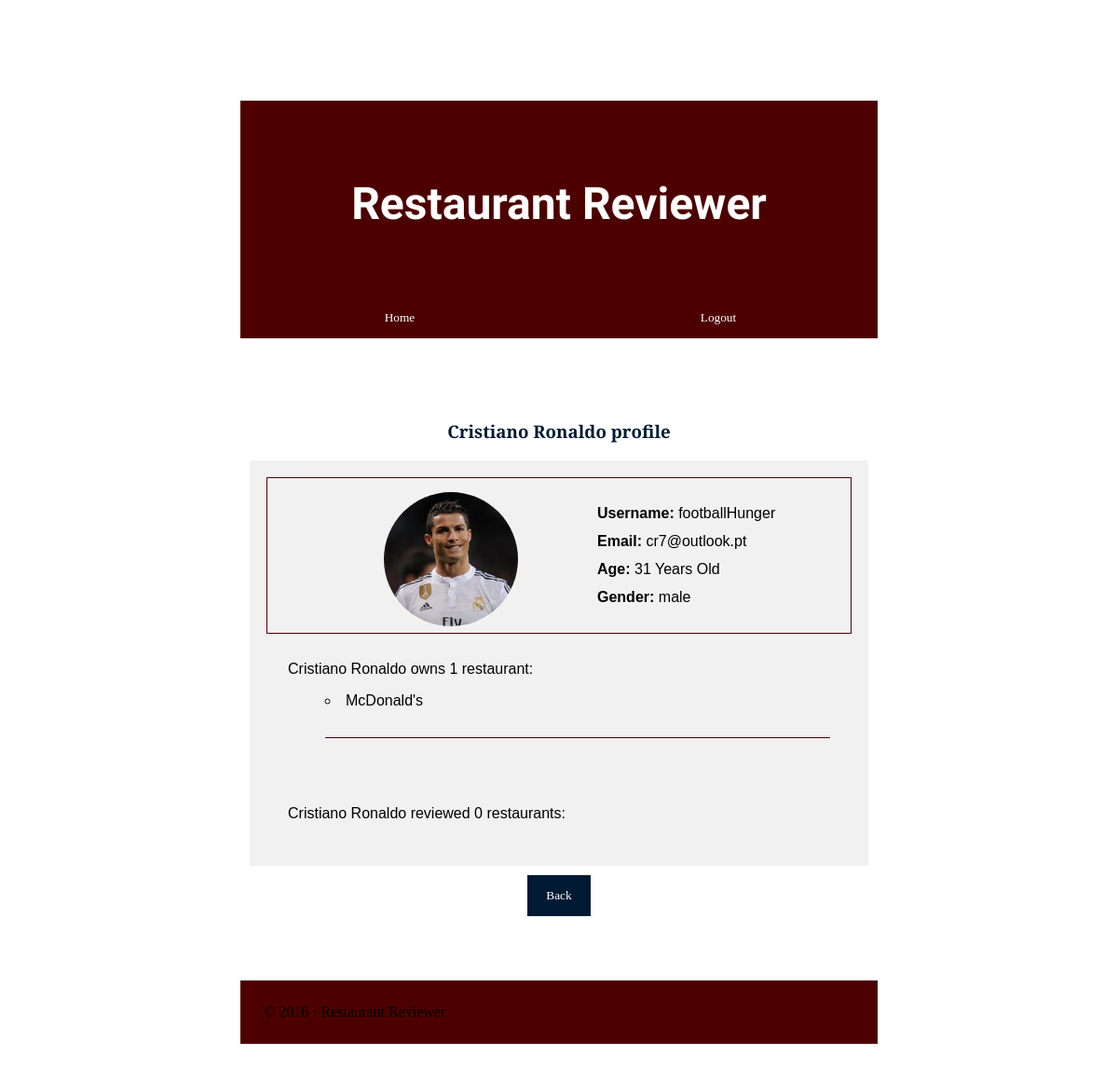
/profilePage.php?username=footballHunger (signed in), run on an earlier commit of the app's database.
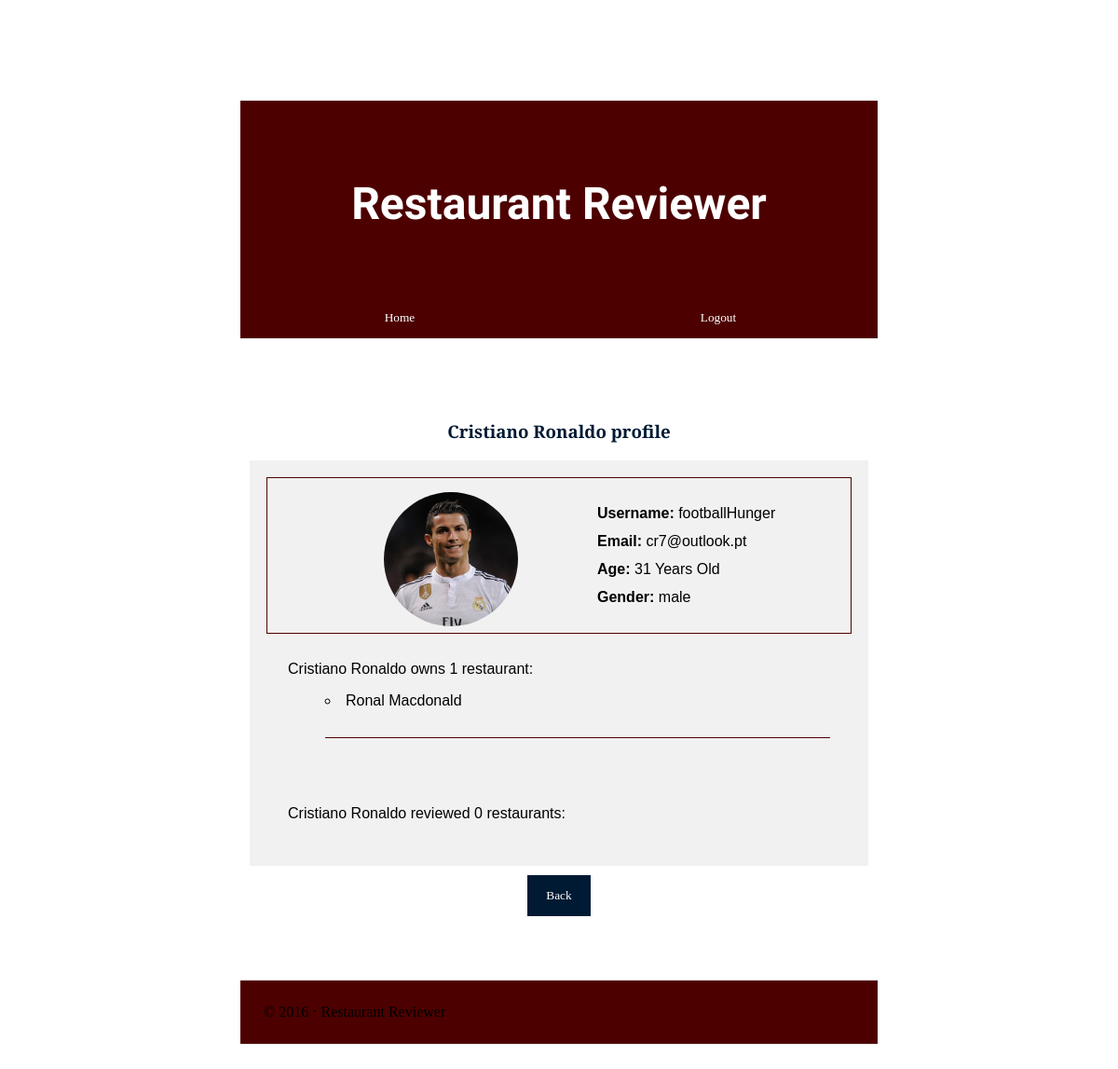
And on a later commit of the database.
### tables this page shows
CREATE TABLE restaurants (
	id INTEGER PRIMARY KEY AUTOINCREMENT,
	name VARCHAR NOT NULL,
	description VARCHAR NOT NULL,
	price FLOAT,
	category VARCHAR NOT NULL,
	website VARCHAR,
	inauguration DATE,
  location_id FLOAT NOT NULL
);

### database/users.php (called while the page is built, shortened)
<?php
function getUserByName($username){
    global $db;
    $stmt = $db->prepare('SELECT * FROM users where username = ?');
    $stmt->execute(array($username));
    $result = $stmt->fetch();
    return $result;
}

### database/restaurants.php (called while the page is built, shortened)
<?php
function getUserRestaurants($id){
    global $db;
    $stmt = $db->prepare('SELECT * FROM restaurant_user where user_id = ?');
    $stmt->execute(array($id));
    $result = $stmt->fetchAll();
    $restaurants = [];
    foreach ($result as $row){
        array_push($restaurants, getRestaurantByID($row["restaurant_id"]));
    }
    return $restaurants;
}
function getRestaurantByID($id){
    global $db;
    $stmt = $db->prepare('SELECT * FROM restaurants where id = ?');
    $stmt->execute(array($id));
    $result = $stmt->fetch();
    return $result;
}

### database/reviews.php (called while the page is built, shortened)
<?php
function getUserReviews($user_id){
    global $db;
    $stmt = $db->prepare('SELECT * FROM reviews where user_id = ?');
    $stmt->execute(array($user_id));
    $result = $stmt->fetchAll();
    return $result;
}

### profilePage.php (the view, shortened to what this page needs)
<?php
include('resources/templates/header.php');
include('database/connection.php');
include('database/users.php');
include('database/restaurants.php');
include('database/reviews.php');
$user = getUserByName(trim(strip_tags($_GET["username"])));
$restaurants = getUserRestaurants($user["id"]);
$reviews = getUserReviews($user["id"]);
$fullName = $user['first_name'] . ' ' . $user['last_name'];
?>
    <h3><?php echo (htmlentities($fullName) . ' profile');?></h3>
<div class="profile">
     <div id="wrapInf">
        <?php if($user["profilePic"] != null):?>
            <div class="userPic">
                 <img class="img-circle" src="<?php echo $user["profilePic"] ?>">
            </div>
        <?php endif;?>
        <div class="info">
            <label>Username: </label> <?php echo $user['username']?>
            <br>
            <label>Email:</label> <a href="mailto:<?php echo $user['email']?>"><?php echo $user['email']?></a>
            <br>
            <label>Age: </label> <?php echo $user['age']?> Years Old
            <br>
            <label>Gender: </label> <?php echo $user['gender']?>
            <br>
        </div>
    </div>
    <div class="ownership">
        <p><?php echo $fullName;?> owns <?php echo count($restaurants);?> restaurant<?php if(count($restaurants) != 1) echo 's'?>:</p>
        <ul>
            <?php foreach ($restaurants as $row): ?>
                <li>
                    <a href="<?= '/restaurant.php?id=' . $row['id'] ?>"><?php echo $row["name"]; ?></a>
                    <div id="bar"></div>
                </li>
            <?php endforeach; ?>
        </ul>
    </div>
    <div class="reviews">
        <p><?php echo $fullName;?> reviewed <?php echo count($reviews);?> restaurant<?php if($reviews != 1) echo 's'?>:</p>
    </div>
</div>
    <button onclick="location.href='/mainPage.php'" class="backbtn">Back</button>
<?
include('resources/templates/footer.php');
?>

What changed in the data, as far as the page shows it:
changed restaurants: name "McDonald's" → "Ronal Macdonald"
